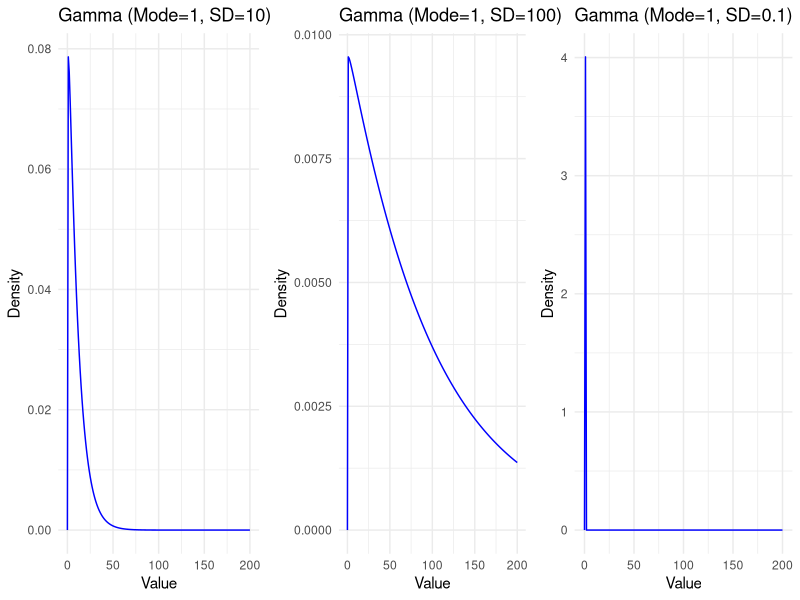

This chart was generated by the following R code:
# Load the ggplot2 library for nicer graphics (optional)
library(ggplot2)
library(gridExtra)
library(grid)

# Define the shape and rate parameters for the Gamma distribution

# Create a list of vectors, where each vector contains shape and rate
params_list <- list(
  c(shape=1.1051, rate=0.1051, mode=1.0, sd=10, xrange1=0, xrange2=200,by=1),
  c(shape=1.01005, rate=0.01005, mode=1.0, sd=100,xrange1=0, xrange2=200,by=1),
  c(shape=101.99, rate=100.99, mode=1.0, sd=0.1,xrange1=0, xrange2=200,by=1)
  )



plist=list()
# Create a sequence of values from 0 to 20 (for example)

# Loop through each vector in the list
for (params in params_list) {
  shape <- params['shape']
  rate <- params['rate']
  xrange1 <- params['xrange1']
  xrange2 <- params['xrange2']
  mode <- params['mode']
  sd <- params['sd']
  by <- params['by']
  #Mode=(shape-1)/rate
  #SD=sqrt(shape)/rate
    x_values <- seq(xrange1,xrange2, by = by)
    y_values <- dgamma(x_values, shape, rate)
    gamma_data <- data.frame(x_values, y_values)
p=ggplot(gamma_data, aes(x = x_values, y = y_values)) +
  geom_line(color = "blue") +
  ggtitle(sprintf("Gamma (Mode=%s, SD=%s)", mode, sd)) +
  xlab("Value") + ylab("Density")+
  theme_minimal()
plist[[length(plist)+1]]=p
}
p=grid.arrange(grobs=plist,ncol=3)

ggsave('F:/Google Drive/post-doc/Bayesian_Project/new_model/revision/figures/gamma.png',p, 
      bg='white', width=10, height=5, units='in', dpi=300)



